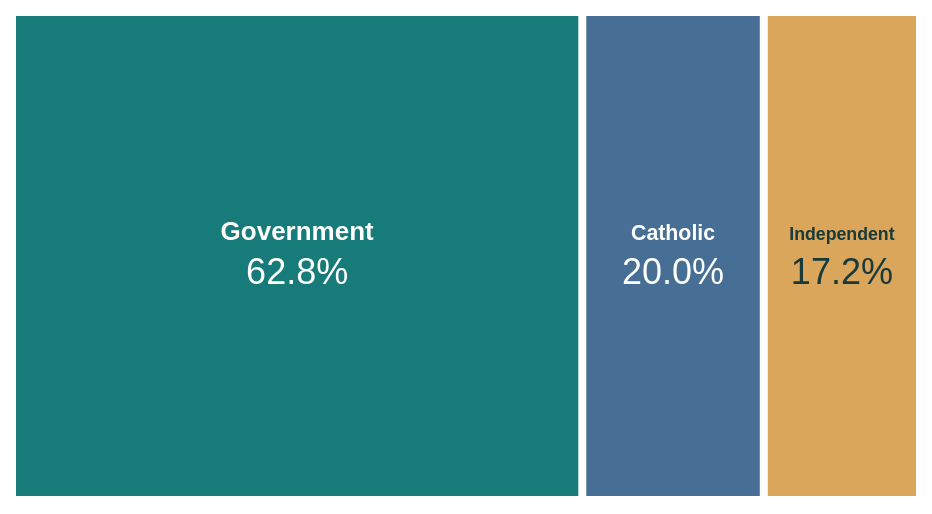

This figure's Vega-Lite source:
### Vega specification from a JSON file in a GitHub repository (floating-point values rounded to 4 significant figures)
{"$schema": "https://vega.github.io/schema/vega/v5.json", "width": 450, "height": 240, "padding": 8, "background": "transparent", "data": [{"name": "tree", "values": [{"id": "All schools", "parent": null}, {"id": "Government", "parent": "All schools", "value": 2613404}, {"id": "Catholic", "parent": "All schools", "value": 831692}, {"id": "Independent", "parent": "All schools", "value": 715822}], "transform": [{"type": "stratify", "key": "id", "parentKey": "parent"}, {"type": "treemap", "field": "value", "sort": {"field": "value", "order": "descending"}, "method": "squarify", "size": [450, 240], "paddingInner": 4, "paddingOuter": 0}]}, {"name": "leaves", "source": "tree", "transform": [{"type": "filter", "expr": "datum.depth == 1"}]}], "scales": [{"name": "color", "type": "ordinal", "domain": ["Government", "Catholic", "Independent"], "range": ["#177b79", "#476f95", "#daa65b"]}], "marks": [{"type": "rect", "from": {"data": "leaves"}, "encode": {"enter": {"x": {"field": "x0"}, "y": {"field": "y0"}, "x2": {"field": "x1"}, "y2": {"field": "y1"}, "fill": {"scale": "color", "field": "id"}, "tooltip": {"signal": "{'Sector':datum.id,'Enrolments':format(datum.value,',.0f'),'Share':format(datum.value/4160918,'.1%')}"}}}}, {"type": "text", "from": {"data": "leaves"}, "encode": {"enter": {"x": {"signal": "(datum.x0+datum.x1)/2"}, "y": {"signal": "(datum.y0+datum.y1)/2 - 8"}, "align": {"value": "center"}, "text": {"field": "id"}, "font": {"value": "Arial"}, "fontSize": {"signal": "min(13, (datum.x1-datum.x0-12)/7)"}, "fontWeight": {"value": "bold"}, "fill": {"signal": "datum.id === 'Independent' ? '#193a3a' : 'white'"}}}}, {"type": "text", "from": {"data": "leaves"}, "encode": {"enter": {"x": {"signal": "(datum.x0+datum.x1)/2"}, "y": {"signal": "(datum.y0+datum.y1)/2 + 14"}, "align": {"value": "center"}, "text": {"signal": "format(datum.value/4160918,'.1%')"}, "font": {"value": "Arial"}, "fontSize": {"value": 18}, "fill": {"signal": "datum.id === 'Independent' ? '#193a3a' : 'white'"}}}}]}
